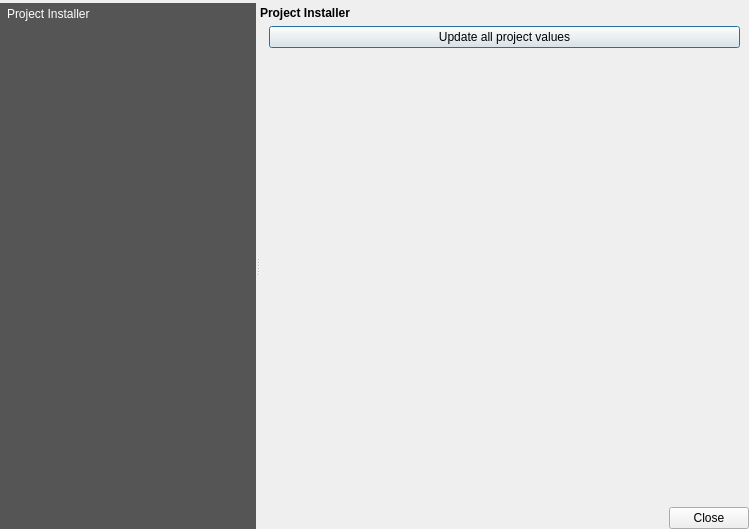
<?xml version="1.0" encoding="UTF-8"?>
<ui version="4.0">
 <class>ProjectInstallerDialog</class>
 <widget class="QDialog" name="ProjectInstallerDialog">
  <property name="geometry">
   <rect>
    <x>0</x>
    <y>0</y>
    <width>749</width>
    <height>529</height>
   </rect>
  </property>
  <property name="minimumSize">
   <size>
    <width>700</width>
    <height>0</height>
   </size>
  </property>
  <property name="windowTitle">
   <string>Options Dialog Template</string>
  </property>
  <layout class="QVBoxLayout" name="verticalLayout">
   <property name="spacing">
    <number>0</number>
   </property>
   <property name="leftMargin">
    <number>0</number>
   </property>
   <property name="topMargin">
    <number>3</number>
   </property>
   <property name="rightMargin">
    <number>0</number>
   </property>
   <property name="bottomMargin">
    <number>0</number>
   </property>
   <item>
    <widget class="QSplitter" name="mOptionsSplitter">
     <property name="orientation">
      <enum>Qt::Horizontal</enum>
     </property>
     <property name="childrenCollapsible">
      <bool>false</bool>
     </property>
     <widget class="QFrame" name="mOptionsListFrame">
      <property name="sizePolicy">
       <sizepolicy hsizetype="Expanding" vsizetype="Expanding">
        <horstretch>0</horstretch>
        <verstretch>0</verstretch>
       </sizepolicy>
      </property>
      <property name="minimumSize">
       <size>
        <width>0</width>
        <height>0</height>
       </size>
      </property>
      <property name="frameShape">
       <enum>QFrame::NoFrame</enum>
      </property>
      <property name="frameShadow">
       <enum>QFrame::Raised</enum>
      </property>
      <layout class="QVBoxLayout" name="verticalLayout_2">
       <property name="margin">
        <number>0</number>
       </property>
       <item>
        <widget class="QListWidget" name="mOptionsListWidget">
         <property name="minimumSize">
          <size>
           <width>58</width>
           <height>0</height>
          </size>
         </property>
         <property name="maximumSize">
          <size>
           <width>16777215</width>
           <height>16777215</height>
          </size>
         </property>
         <property name="styleSheet">
          <string notr="true">QListWidget {
	background-color: rgb(85,85,85);
    padding: 4px;
	color: white;
}

QListWidget::item::selected {
  background-color:palette(Window);
  color: black;
}
</string>
         </property>
         <property name="frameShape">
          <enum>QFrame::NoFrame</enum>
         </property>
         <property name="horizontalScrollBarPolicy">
          <enum>Qt::ScrollBarAlwaysOff</enum>
         </property>
         <property name="editTriggers">
          <set>QAbstractItemView::NoEditTriggers</set>
         </property>
         <property name="iconSize">
          <size>
           <width>32</width>
           <height>32</height>
          </size>
         </property>
         <property name="textElideMode">
          <enum>Qt::ElideNone</enum>
         </property>
         <property name="resizeMode">
          <enum>QListView::Adjust</enum>
         </property>
         <property name="wordWrap">
          <bool>true</bool>
         </property>
         <item>
          <property name="text">
           <string>Project Installer</string>
          </property>
         </item>
        </widget>
       </item>
      </layout>
     </widget>
     <widget class="QFrame" name="mOptionsFrame">
      <property name="sizePolicy">
       <sizepolicy hsizetype="Expanding" vsizetype="Preferred">
        <horstretch>1</horstretch>
        <verstretch>0</verstretch>
       </sizepolicy>
      </property>
      <property name="frameShape">
       <enum>QFrame::NoFrame</enum>
      </property>
      <property name="frameShadow">
       <enum>QFrame::Raised</enum>
      </property>
      <layout class="QVBoxLayout" name="verticalLayout_3">
       <property name="leftMargin">
        <number>0</number>
       </property>
       <property name="topMargin">
        <number>3</number>
       </property>
       <property name="rightMargin">
        <number>0</number>
       </property>
       <property name="bottomMargin">
        <number>0</number>
       </property>
       <item>
        <widget class="QStackedWidget" name="mOptionsStackedWidget">
         <property name="sizePolicy">
          <sizepolicy hsizetype="Expanding" vsizetype="Expanding">
           <horstretch>0</horstretch>
           <verstretch>0</verstretch>
          </sizepolicy>
         </property>
         <property name="currentIndex">
          <number>0</number>
         </property>
         <widget class="QWidget" name="mOptsPage_01">
          <layout class="QVBoxLayout" name="verticalLayout_14">
           <property name="margin">
            <number>0</number>
           </property>
           <item>
            <widget class="QLabel" name="label">
             <property name="styleSheet">
              <string notr="true">font-weight:bold;</string>
             </property>
             <property name="text">
              <string>Project Installer</string>
             </property>
            </widget>
           </item>
           <item>
            <widget class="QScrollArea" name="scrollArea">
             <property name="frameShape">
              <enum>QFrame::NoFrame</enum>
             </property>
             <property name="widgetResizable">
              <bool>true</bool>
             </property>
             <widget class="QWidget" name="scrollAreaWidgetContents">
              <property name="geometry">
               <rect>
                <x>0</x>
                <y>0</y>
                <width>488</width>
                <height>475</height>
               </rect>
              </property>
              <layout class="QVBoxLayout" name="verticalLayout_13">
               <property name="topMargin">
                <number>0</number>
               </property>
               <property name="bottomMargin">
                <number>0</number>
               </property>
               <item>
                <widget class="QPushButton" name="pushButton">
                 <property name="text">
                  <string>Update all project values</string>
                 </property>
                </widget>
               </item>
               <item>
                <spacer name="verticalSpacer">
                 <property name="orientation">
                  <enum>Qt::Vertical</enum>
                 </property>
                 <property name="sizeHint" stdset="0">
                  <size>
                   <width>20</width>
                   <height>40</height>
                  </size>
                 </property>
                </spacer>
               </item>
              </layout>
             </widget>
            </widget>
           </item>
          </layout>
         </widget>
        </widget>
       </item>
       <item>
        <widget class="QDialogButtonBox" name="buttonBox">
         <property name="orientation">
          <enum>Qt::Horizontal</enum>
         </property>
         <property name="standardButtons">
          <set>QDialogButtonBox::Close</set>
         </property>
        </widget>
       </item>
      </layout>
     </widget>
    </widget>
   </item>
   <item>
    <widget class="QFrame" name="mButtonBoxFrame">
     <property name="sizePolicy">
      <sizepolicy hsizetype="Preferred" vsizetype="Maximum">
       <horstretch>0</horstretch>
       <verstretch>0</verstretch>
      </sizepolicy>
     </property>
     <property name="frameShape">
      <enum>QFrame::NoFrame</enum>
     </property>
     <property name="frameShadow">
      <enum>QFrame::Raised</enum>
     </property>
     <layout class="QHBoxLayout" name="horizontalLayout">
      <property name="margin">
       <number>0</number>
      </property>
     </layout>
    </widget>
   </item>
  </layout>
 </widget>
 <resources/>
 <connections>
  <connection>
   <sender>mOptionsListWidget</sender>
   <signal>currentRowChanged(int)</signal>
   <receiver>mOptionsStackedWidget</receiver>
   <slot>setCurrentIndex(int)</slot>
   <hints>
    <hint type="sourcelabel">
     <x>86</x>
     <y>325</y>
    </hint>
    <hint type="destinationlabel">
     <x>748</x>
     <y>20</y>
    </hint>
   </hints>
  </connection>
  <connection>
   <sender>buttonBox</sender>
   <signal>rejected()</signal>
   <receiver>ProjectInstallerDialog</receiver>
   <slot>reject()</slot>
   <hints>
    <hint type="sourcelabel">
     <x>729</x>
     <y>514</y>
    </hint>
    <hint type="destinationlabel">
     <x>775</x>
     <y>487</y>
    </hint>
   </hints>
  </connection>
 </connections>
</ui>
